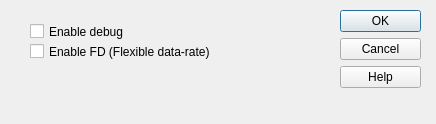
<?xml version="1.0" encoding="UTF-8"?>
<ui version="4.0">
 <class>CDlgSocketCanFlags</class>
 <widget class="QDialog" name="CDlgSocketCanFlags">
  <property name="geometry">
   <rect>
    <x>0</x>
    <y>0</y>
    <width>436</width>
    <height>124</height>
   </rect>
  </property>
  <property name="windowTitle">
   <string>Socketcan flags</string>
  </property>
  <widget class="QDialogButtonBox" name="buttonBox">
   <property name="geometry">
    <rect>
     <x>340</x>
     <y>10</y>
     <width>81</width>
     <height>101</height>
    </rect>
   </property>
   <property name="orientation">
    <enum>Qt::Vertical</enum>
   </property>
   <property name="standardButtons">
    <set>QDialogButtonBox::Cancel|QDialogButtonBox::Help|QDialogButtonBox::Ok</set>
   </property>
  </widget>
  <widget class="QCheckBox" name="chkEnableDebug">
   <property name="geometry">
    <rect>
     <x>30</x>
     <y>20</y>
     <width>241</width>
     <height>23</height>
    </rect>
   </property>
   <property name="text">
    <string>Enable debug</string>
   </property>
  </widget>
  <widget class="QCheckBox" name="chkEnableFd">
   <property name="geometry">
    <rect>
     <x>30</x>
     <y>40</y>
     <width>241</width>
     <height>23</height>
    </rect>
   </property>
   <property name="text">
    <string>Enable FD (Flexible data-rate)</string>
   </property>
  </widget>
 </widget>
 <resources/>
 <connections>
  <connection>
   <sender>buttonBox</sender>
   <signal>accepted()</signal>
   <receiver>CDlgSocketCanFlags</receiver>
   <slot>accept()</slot>
   <hints>
    <hint type="sourcelabel">
     <x>248</x>
     <y>254</y>
    </hint>
    <hint type="destinationlabel">
     <x>157</x>
     <y>274</y>
    </hint>
   </hints>
  </connection>
  <connection>
   <sender>buttonBox</sender>
   <signal>rejected()</signal>
   <receiver>CDlgSocketCanFlags</receiver>
   <slot>reject()</slot>
   <hints>
    <hint type="sourcelabel">
     <x>316</x>
     <y>260</y>
    </hint>
    <hint type="destinationlabel">
     <x>286</x>
     <y>274</y>
    </hint>
   </hints>
  </connection>
 </connections>
</ui>
